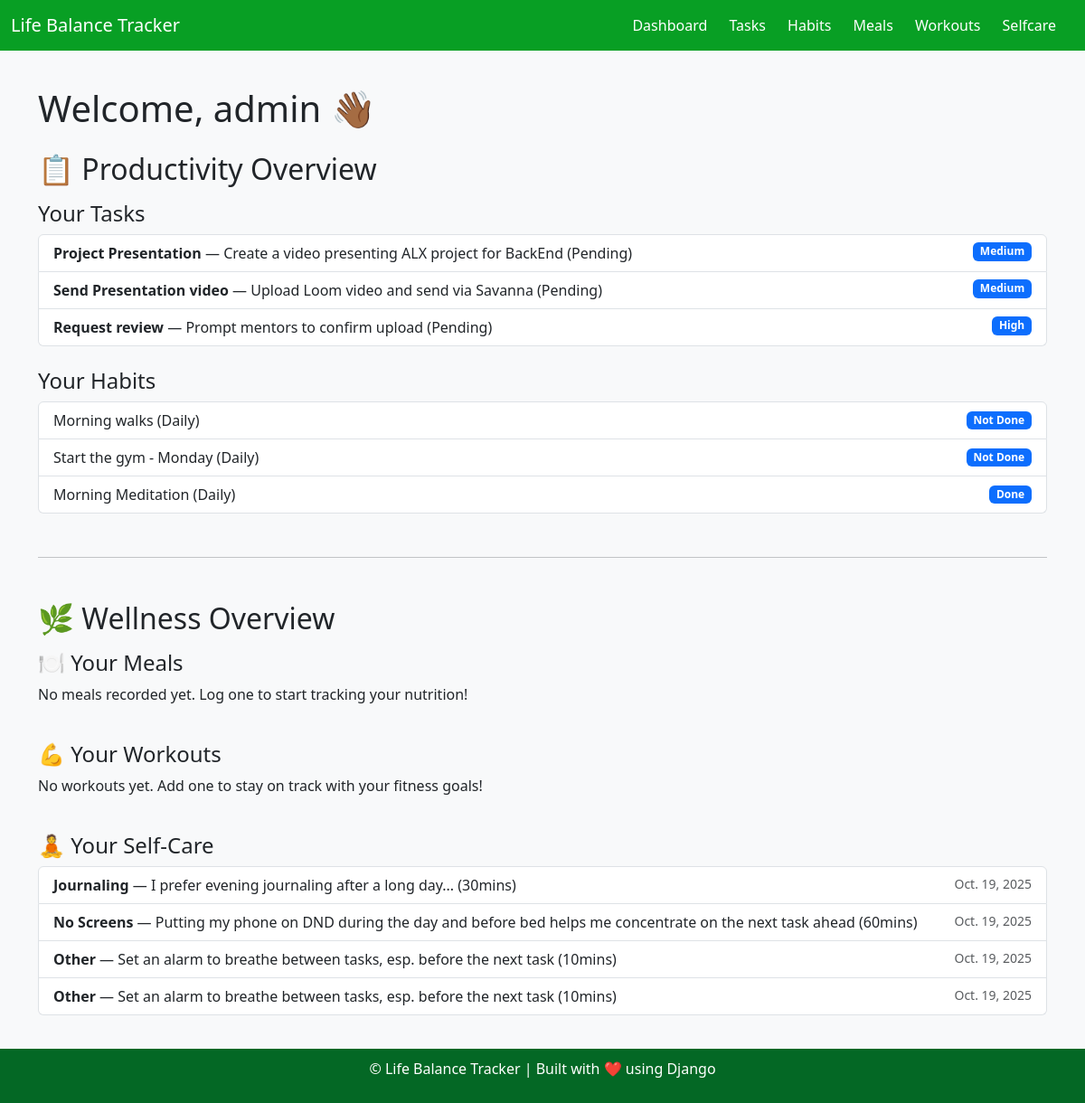
Page /productivity/dashboard/ (signed in) on the committed database.
### users/models.py (models this page shows, shortened)
class CustomUser(AbstractUser):
    age = models.IntegerField(null=True, blank=True)
    fitness_goal = models.CharField(max_length=200, blank=True)

### productivity/models.py (models this page shows, shortened)
class Task(models.Model):
    priority_level = [
        ('Low', 'Low'),
        ('Medium', 'Medium'),
        ('High', 'High')
    ]
    task_status = [
        ('Pending', 'Pending'),
        ('Started', 'Started'),
        ('Completed','Completed')
    ]
    user = models.ForeignKey(settings.AUTH_USER_MODEL, on_delete=models.CASCADE, related_name='tasks')
    title = models.CharField(max_length=200)
    description = models.TextField(blank=True)
    due_date = models.DateField()
    priority = models.CharField(max_length=10, choices=priority_level, default='Medium')
    status = models.CharField(max_length=10, choices=task_status, default='Pending')
    user_task_number = models.PositiveIntegerField(null=True, blank=True)

class Habit(models.Model):
    task_frequency = [
        ('Daily', 'Daily'),
        ('Weekly', 'Weekly'),
        ('Monthly', 'Monthly')
    ]
    achievement_status = [
        ('Done', 'Done'),
        ('Not Done', 'Not Done'),
    ]
    user = models.ForeignKey(settings.AUTH_USER_MODEL, on_delete=models.CASCADE, related_name='habits')
    name = models.CharField(max_length=200)
    frequency = models.CharField(max_length=20, choices=task_frequency)
    status = models.CharField(max_length=20, choices=achievement_status, default='Not Done')

### wellness/models.py (models this page shows, shortened)
class SelfCareActivity(models.Model):
    activity_category = [
        ('Meditation', 'Meditation'),
        ('Reading', 'Reading'),
        ('Journaling', 'Journaling'),
        ('No Screens', 'No Screens'),
        ('Other', 'Other'),
    ]
    user = models.ForeignKey(settings.AUTH_USER_MODEL, on_delete=models.CASCADE, related_name='selfcare_activities')
    activity_type = models.CharField(max_length=20, choices=activity_category)
    duration_minutes = models.PositiveIntegerField(default=0)
    notes = models.TextField(blank=True, null=True)
    date = models.DateField(default=timezone.now)

### productivity/views.py (the view)
# urls.py: path('', dashboard, name='dashboard'),
@login_required
def dashboard(request):
    tasks = Task.objects.filter(user=request.user)
    habits = Habit.objects.filter(user=request.user)
    meals = Meal.objects.filter(user=request.user)
    workouts = Workout.objects.filter(user=request.user)
    selfcare = SelfCareActivity.objects.filter(user=request.user)
    return render(request, 'dashboard.html', {
        'tasks': tasks,
        'habits': habits,
        'meals': meals,
        'workouts': workouts,
        'selfcare': selfcare
    })

### templates/dashboard.html (shortened to what this page needs)
{% extends 'base.html' %}
{% block content %}
    <h1 class="mb-4">Welcome, {{ user.username }} 👋🏾</h1>
    <h2 class="mb-3">📋 Productivity Overview</h2>
    <h4>Your Tasks</h4>
    <ul class="list-group mb-4">
        {% for task in tasks %}
            <li class="list-group-item">
            <strong>{{ task.title }}</strong> — {{task.description }} ({{ task.status }})
                <span class="badge bg-primary float-end">{{ task.priority }} </span>
            </li>
        {% empty %}
            <p>No tasks yet. Start by adding one!</p>
        {% endfor %}
    </ul>
    <h4>Your Habits</h4>
    <ul class="list-group mb-4">
        {% for habit in habits %}
            <li class="list-group-item d-flex justify-content-between align-items-center">
                {{ habit.name }} ({{ habit.frequency }})
                <span class="badge bg-primary">{{ habit.status }}
                </li>
        {% empty %}
            <p>No habits yet. Create one to start tracking!</p>
        {% endfor %}
    </ul>
    <hr class="my-5">
    <h2 class="mb-3">🌿 Wellness Overview</h2>
    <h4>🍽️ Your Meals</h4>
    <ul class="list-group mb-4">
        {% for meal in meals %}
            <li class="list-group-item">
                <strong>{{ meal.meal_type }}</strong> — {{ meal.description }}
                <small class="text-muted float-end">{{ meal.date }}</small>
            </li>
        {% empty %}
            <p>No meals recorded yet. Log one to start tracking your nutrition!</p>
        {% endfor %}
    </ul>
    <h4>💪 Your Workouts</h4>
    <ul class="list-group mb-4">
        {% for workout in workouts %}
            <li class="list-group-item">
                <strong>{{ workout.todays_workout }}</strong> — {{ workout.duration_minutes }} mins
                <small class="text-muted float-end">{{ workout.date }}</small>
            </li>
        {% empty %}
            <p>No workouts yet. Add one to stay on track with your fitness goals!</p>
        {% endfor %}
    </ul>
    <h4>🧘 Your Self-Care</h4>
    <ul class="list-group mb-4">
        {% for activity in selfcare %}
            <li class="list-group-item">
                <strong>{{ activity.activity_type }}</strong> — {{ activity.notes }} ({{ activity.duration_minutes }}mins)
                <small class="text-muted float-end">{{ activity.date }}</small>
            </li>
        {% empty %}
            <p>No self-care activities yet. Remember to take time for yourself 💆🏾‍♀️</p>
        {% endfor %}
    </ul>
{% endblock %}

### templates/base.html (shortened to what this page needs)
<!DOCTYPE html>
<html lang="en">
<head>
    <link href="https://cdn.jsdelivr.net/npm/bootstrap@5.3.0/dist/css/bootstrap.min.css" rel="stylesheet">
</head>
<body>
    <nav class="navbar navbar-expand-lg">
        <div class="container-fluid">
            <a class="navbar-brand text-white" href="/">Life Balance Tracker</a>
            <div>
                <a class="nav-link d-inline" href="/">Dashboard</a>
                <a class="nav-link d-inline" href="/productivity/tasks/">Tasks</a>
                <a class="nav-link d-inline" href="/productivity/habits/">Habits</a>
                <a class="nav-link d-inline" href="/wellness/meals/">Meals</a>
                <a class="nav-link d-inline" href="/wellness/workouts/">Workouts</a>
                <a class="nav-link d-inline" href="/wellness/selfcare/">Selfcare</a>
            </div>
        </div>
    </nav>
    <div class="container">
        {% block content %}{% endblock %}
    </div>
    <footer>
        <p>&copy; {{ year }} Life Balance Tracker | Built with ❤️ using Django</p>
    </footer>
</body>
</html>

### templates/base.html (style rules this page uses)
body { background-color: #f8f9fa; }
nav { background-color: #089f24; }
nav a { color: white !important; margin-right: 20px; }
.container { margin-top: 40px; }
footer { background-color: #046825; color: white; padding: 10px 0; text-align: center; position: fixed; bottom: 0; width: 100%; }

### rows in the picture
CustomUser: username "admin"
Task: title "Project Presentation", description "Create a video presenting ALX project for BackEnd", status "Pending", priority "Medium"
Task: title "Send Presentation video", description "Upload Loom video and send via Savanna", status "Pending", priority "Medium"
Task: title "Request review", description "Prompt mentors to confirm upload", status "Pending", priority "High"
Habit: name "Morning walks", frequency "Daily", status "Not Done"
Habit: name "Start the gym - Monday", frequency "Daily", status "Not Done"
Habit: name "Morning Meditation", frequency "Daily", status "Done"
SelfCareActivity: activity_type "Journaling", notes "I prefer evening journaling after a long day...", duration_minutes "30", date "Oct. 19, 2025"
SelfCareActivity: activity_type "No Screens", notes "Putting my phone on DND during the day and before bed helps me concentrate on the next task ahead", duration_minutes "60", date "Oct. 19, 2025"
SelfCareActivity: activity_type "Other", notes "Set an alarm to breathe between tasks, esp. before the next task", duration_minutes "10", date "Oct. 19, 2025"
SelfCareActivity: activity_type "Other", notes "Set an alarm to breathe between tasks, esp. before the next task", duration_minutes "10", date "Oct. 19, 2025"
